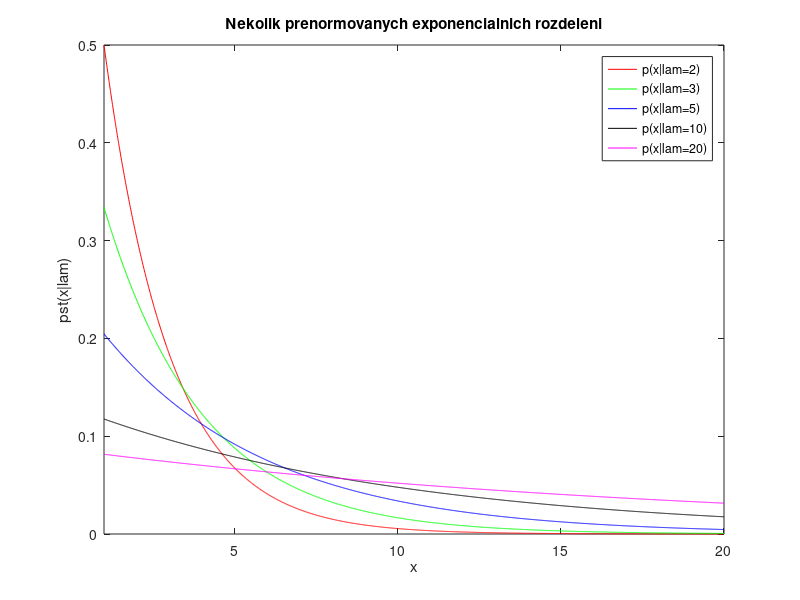
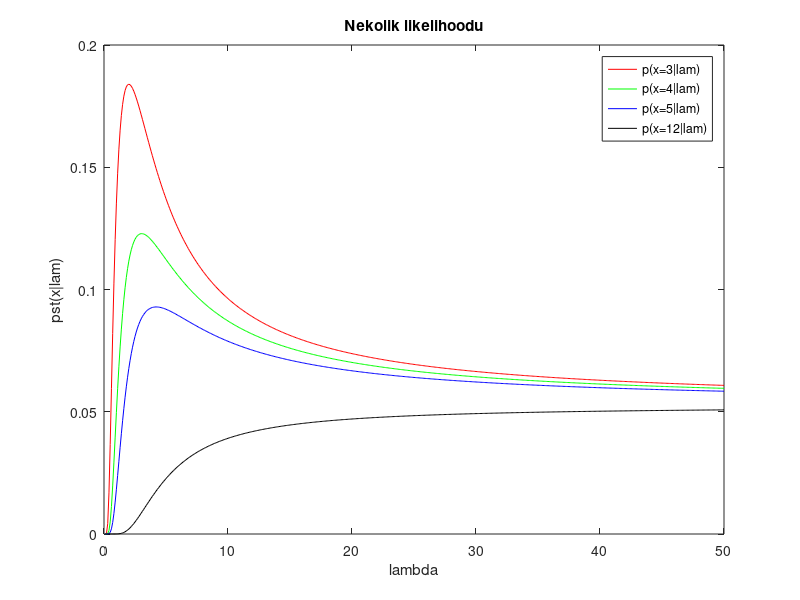
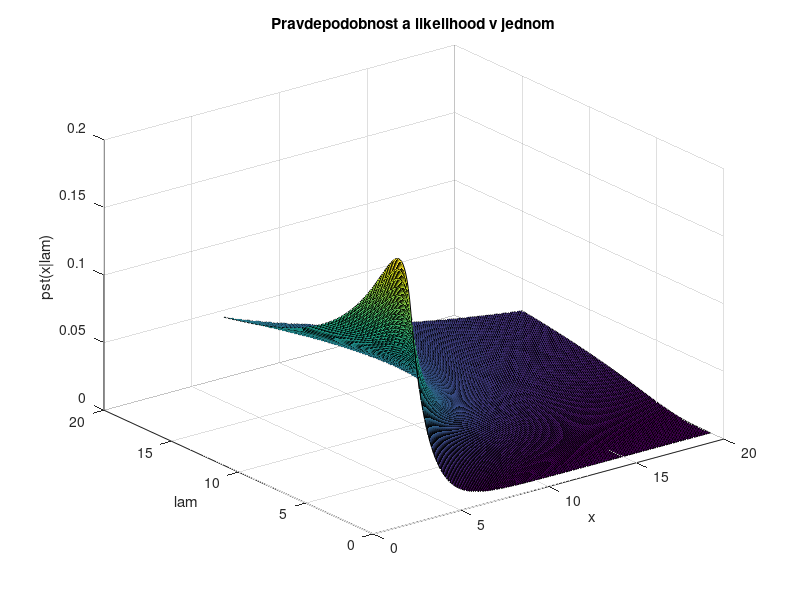
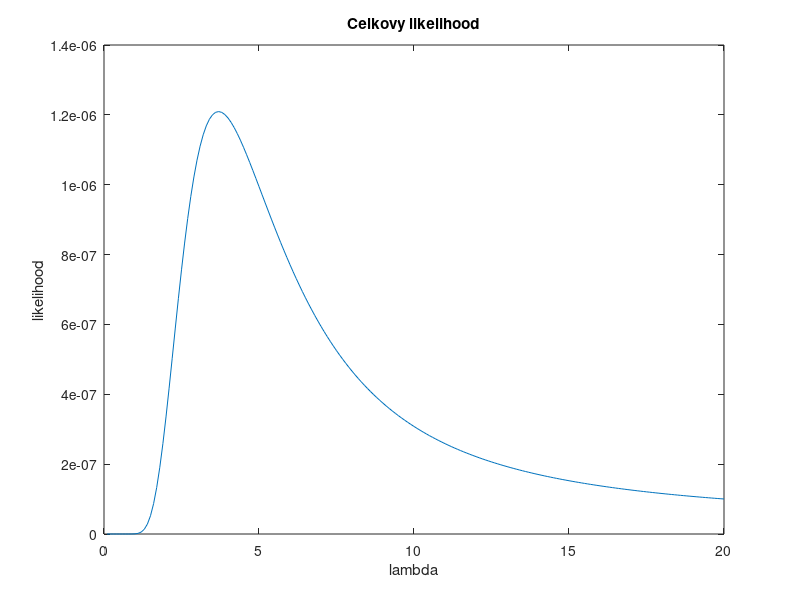

These figures' MATLAB source, in order:
% Ilustrace priklady z kapitoly 3 Davida MacKaye

x = [1.5 2 3 4 5 12]; % v techto bodech pozoruju rozpad castice
% pozorovat mohu jen mezi x=1 a x=20
% vim, ze misto rozpadu ma exp rozdeleni
% mam odhadnout lambda

% napred vykreslime pst(x|lam) pro ruzna lambda
figure(1)
lam = [2; 3; 5; 10; 20]; % jen ilustrace
legenda = [cellstr('p(x|lam=2)'); cellstr('p(x|lam=3)'); cellstr('p(x|lam=5)');...
    cellstr('p(x|lam=10)'); cellstr('p(x|lam=20)')];
barvy = ['r'; 'g'; 'b'; 'k'; 'm']; % barvy

xx = 1:.01:20; % pozorovane okno
for i=1:1:length(lam)
    
    llam = lam(i); % aktualni lambda
    norma = exp(-1/llam) - exp(-20/llam); % normalisacni podminka
    pst = (1/llam).*exp(-xx/llam);
    pst = pst./norma;
    plot(xx,pst,'Color',barvy(i));
    hold on
    axis([1 20 0 0.5]);
    
end
    
legend(legenda);
xlabel('x')
ylabel('pst(x|lam)')
title('Nekolik prenormovanych exponencialnich rozdeleni')

%% animace naopak

x = [3 4 5 12]; % v techto bodech pozoruju rozpad castice
legenda = [cellstr('p(x=3|lam)');...
    cellstr('p(x=4|lam)'); cellstr('p(x=5|lam)'); cellstr('p(x=12|lam)')];
barvy = ['r'; 'g'; 'b'; 'k'; 'm'; 'c']; % barvy
figure(2)
lam = 0:.1:50; % grafika
for i=1:1:length(x)
    
    xx = x(i); % aktualni lambda
    norma = exp(-1./lam) - exp(-20./lam); % normalisacni podminka
    pst = (1./lam).*exp(-xx./lam);
    pst = pst./norma;
    plot(lam,pst,'Color',barvy(i));
    pause
    hold on
    
end
    
legend(legenda);
xlabel('lambda')
ylabel('pst(x|lam)')
title('Nekolik likelihoodu')

%% ted naopak (neni tam nic videt)

x = 3:0.1:20;
lam = 1:0.1:15;
[X LAM] = meshgrid(x,lam);
NOR = exp(-1./LAM) - exp(-20./LAM); % normalisacni podminka
PST = (1./LAM).*exp(-X./LAM);
PST = PST./NOR;
figure(3)
surf(X,LAM,PST)
xlabel('x')
ylabel('lam')
zlabel('pst(x|lam)')
title('Pravdepodobnost a likelihood v jednom')


%% ted to co nas skutecne zajima: ten soucin

x = [1.5 2 3 4 5 12]; % v techto bodech pozoruju rozpad castice

lam = 0:.1:20; % grafika
likelihood = ones(size(lam)); % alokace na LH

for i=1:1:length(x)
    
    xx = x(i); % aktualni lambda
    norma = exp(-1./lam) - exp(-20./lam); % normalisacni podminka
    pst = (1./lam).*exp(-xx./lam);
    pst = pst./norma;
    likelihood = likelihood.*pst; % postupne nasobim
    
end

figure(4)
plot(lam,likelihood)
xlabel('lambda')
ylabel('likelihood')
title('Celkovy likelihood')





